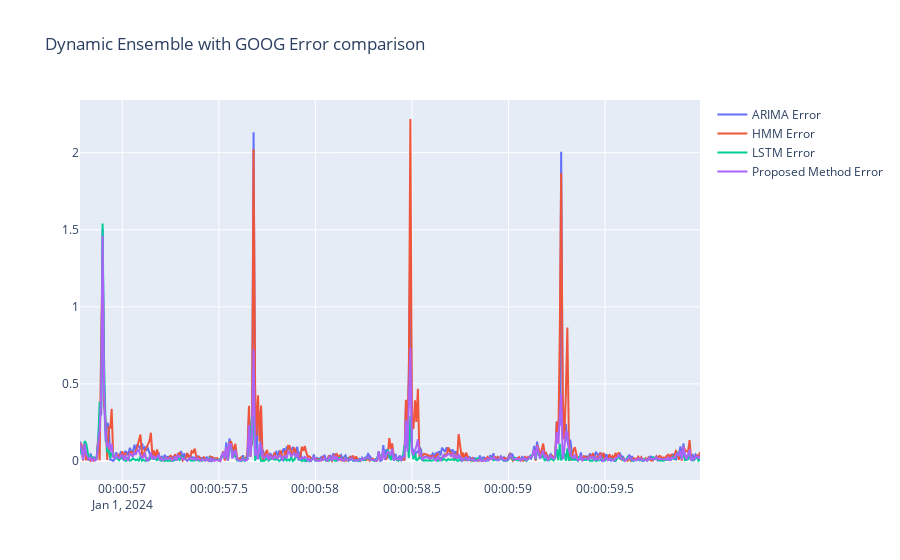

The cell this chart's notebook holds for it:
### Code cell
fig = go.Figure()
fig.update_layout(title="Dynamic Ensemble with GOOG Error comparison")
fig.add_trace(go.Scatter(x=df_test['ds'], y=arima_error, mode='lines', name='ARIMA Error'))
fig.add_trace(go.Scatter(x=df_test['ds'], y=hmm_error, mode='lines', name='HMM Error'))
fig.add_trace(go.Scatter(x=df_test['ds'], y=lstm_error, mode='lines', name='LSTM Error'))
fig.add_trace(go.Scatter(x=df_test['ds'], y=de_error, mode='lines', name='Proposed Method Error'))
fig.show()

### Figure 1 — Plotly figure (JSON) as saved in the notebook; plotly's stock layout.template omitted (floating-point values rounded to 4 significant figures; data arrays with more than 128 entries replaced by an {"elided": "..."} marker saying what was removed)
{"data": [{"mode": "lines", "name": "ARIMA Error", "type": "scatter", "x": {"elided": "412 str values"}, "y": {"elided": "412 float values"}}, {"mode": "lines", "name": "HMM Error", "type": "scatter", "x": {"elided": "412 str values"}, "y": {"elided": "412 float values"}}, {"mode": "lines", "name": "LSTM Error", "type": "scatter", "x": {"elided": "412 str values"}, "y": {"elided": "412 float values"}}, {"mode": "lines", "name": "Proposed Method Error", "type": "scatter", "x": {"elided": "412 str values"}, "y": {"elided": "412 float values"}}], "layout": {"title": {"text": "Dynamic Ensemble with GOOG Error comparison"}}}
